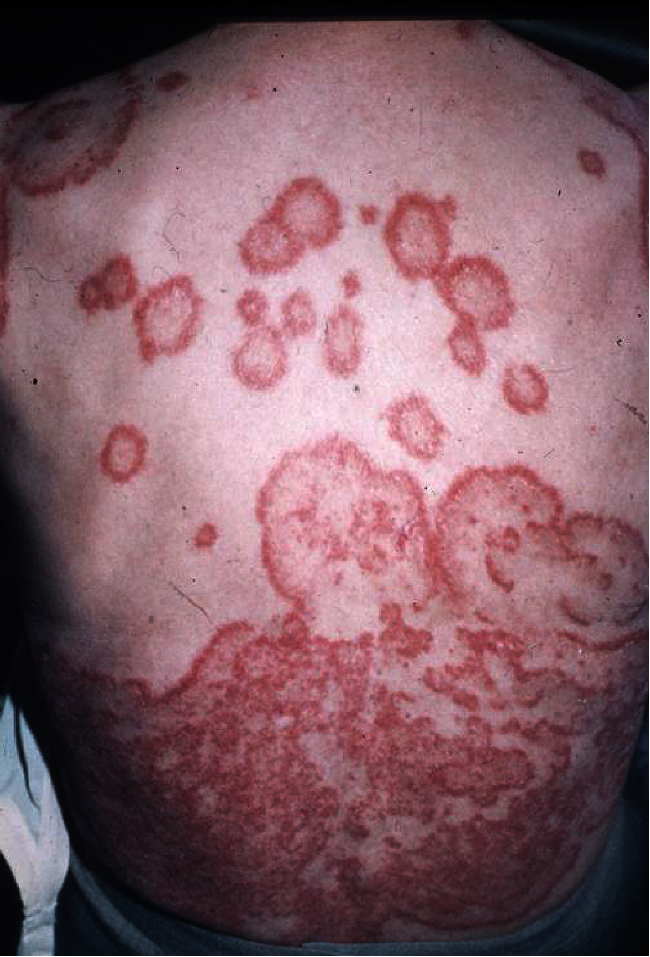
#> input picture YOUTUBE/piel.jpg, 650 x 957 px
$ python edge_counter_Thersholding.py
#> lines starting #> are read from the running program, lines starting #| are printed output that depends on the picture; after the words box and inside, x2 and y2 are one past the last pixel; in counts of white or black regions, pixels touching at a corner belong together
import cv2
imagen =cv2.imread('piel.jpg')
#> imagen is the input picture: shape (957, 650, 3); mean B, G, R 101.9, 92.6, 130
gris = cv2.cvtColor(imagen,cv2.COLOR_BGR2GRAY)
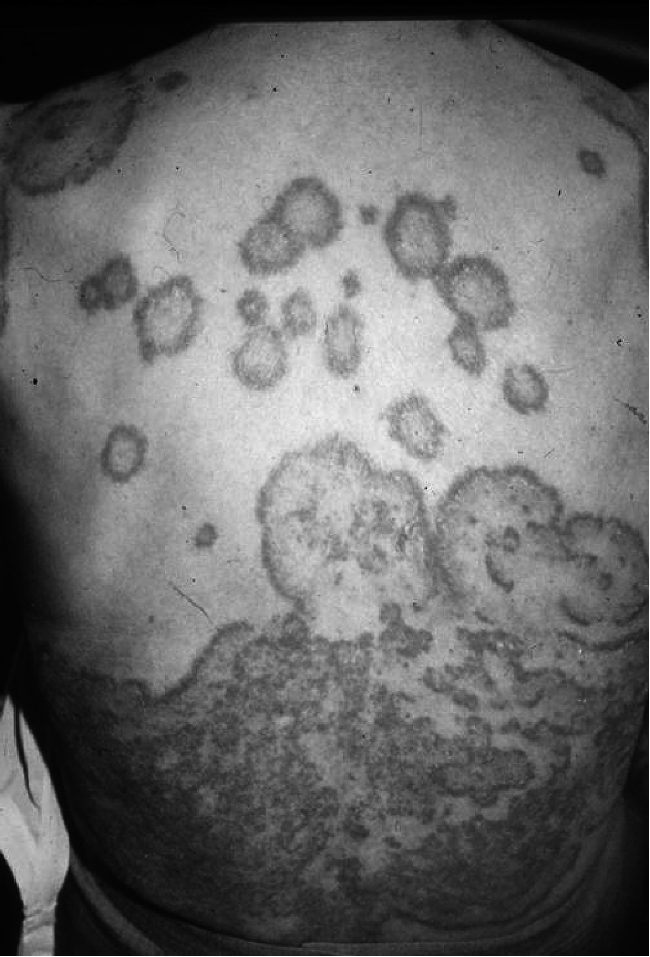
#> gris: shape (957, 650); min 0, max 255, mean 104.8
_,th = cv2.threshold(gris,240,255,cv2.THRESH_BINARY_INV) #(img in gray, umbral in pixels(2),see the result)
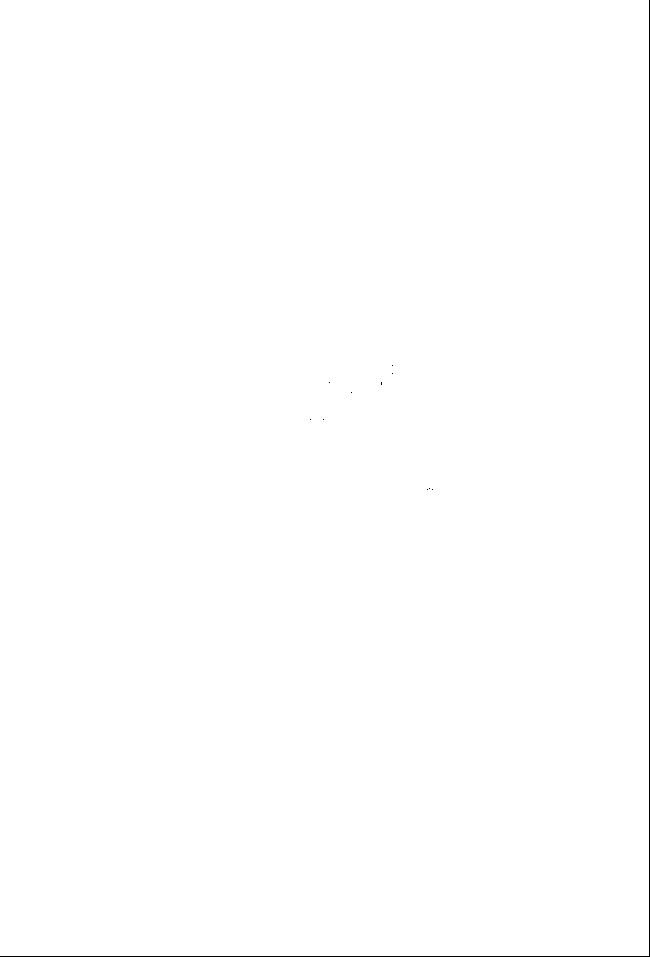
#> th: shape (957, 650); 99.7% white; black in thin lines or dots

cont,_ = cv2.findContours(th,cv2.RETR_EXTERNAL,cv2.CHAIN_APPROX_SIMPLE) #function that find the contours of the objects,with three parameters
#> cont = [[[0, 0], [0, 955], [648, 955], [648, 0]]]
'''
cv2.drawContours(imagen,cont,-1,(0,0,255),2) #(img,contours,all of them,color,thickness)
print("CONTORNOS: ",len(cont))
cv2.imshow('coins',imagen)
cv2.imshow('th',th)
'''
font = cv2.FONT_HERSHEY_COMPLEX
i=0
for c in cont:
    M = cv2.moments(c)
    if (M["m00"]==0): M["m00"]=1
    x=int(M["m10"]/M["m00"])
    y=int(M["m01"]/M["m00"])

    mensaje = 'Num :' + str(i+1)
    cv2.putText(imagen,mensaje,(x-40,y),font,0.75,(255,0,0),2,cv2.LINE_AA)
    cv2.drawContours(imagen,[c],-1,(0,0,255),2)
    cv2.imshow('ORIGINAL',imagen)
    cv2.waitKey(0)
    i = i+1
#> this loop made 1 pass
#> (c, x, y, mensaje, i) on pass 1: ([[0, 0], [0, 955], [648, 955], [648, 0]], 324, 477, 'Num :1', 1)
#> pass 1, `cv2.imshow('ORIGINAL',imagen)`:
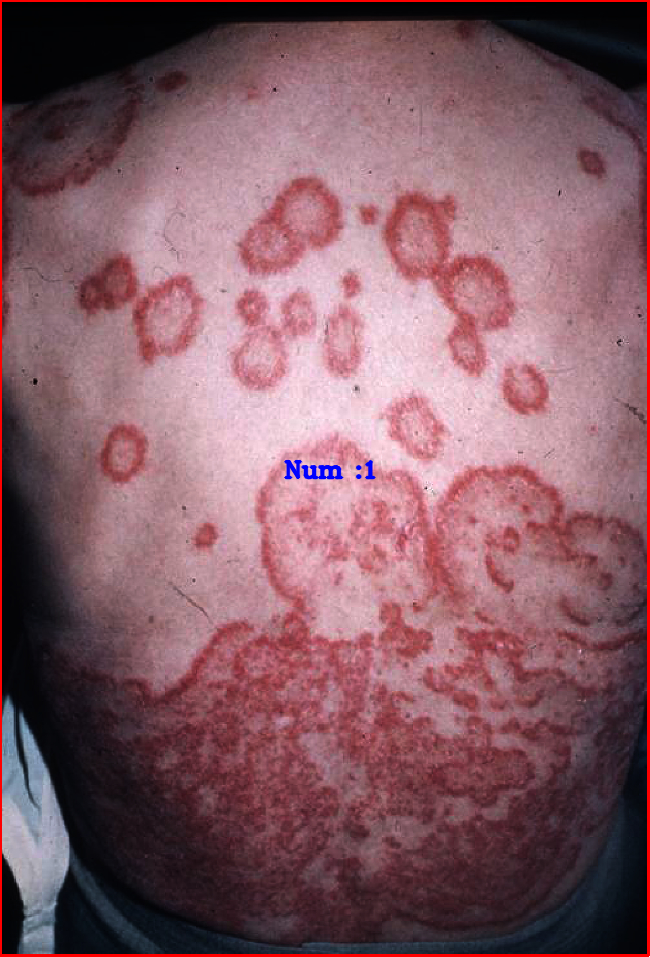
#> window 'ORIGINAL': shape (957, 650, 3); mean B, G, R 101, 91.4, 132
#> after the loop, i = 1
cv2.destroyAllWindows()
